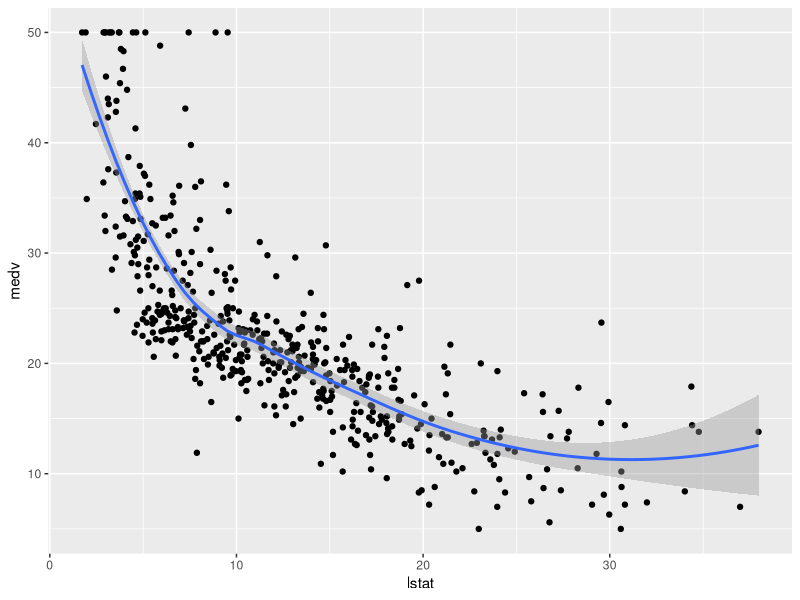

Generate this figure with R:
## ---- chunk 1
#install.packages("AmesHousing")
#install.packages("MASS")
library(skimr)
library(dplyr)
library(ggplot2)
library(magrittr)
## ---- chunk 2
library(MASS)
data("Boston")

head(Boston)
## ---- chunk 3
skim(Boston)
## ---- chunk 4
# Can visualize few relationships
ggplot(data = Boston, aes(x=lstat, y=medv)) +
  geom_point () + 
  geom_smooth(method="loess")

 #lstat= lower status of the population (percent). medv = median value of owner-occupied homes in $1000s.
## ---- chunk 5

